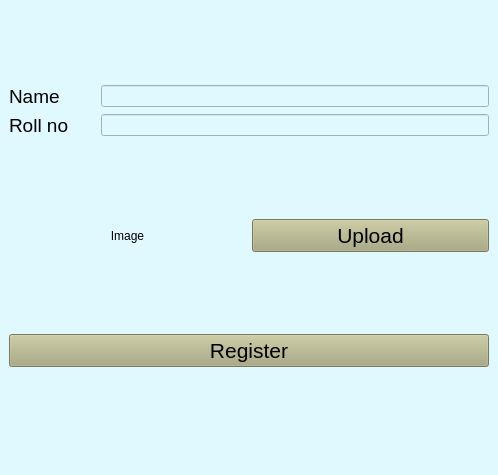
<?xml version="1.0" encoding="UTF-8"?>
<ui version="4.0">
 <class>Registerform</class>
 <widget class="QMainWindow" name="Registerform">
  <property name="geometry">
   <rect>
    <x>0</x>
    <y>0</y>
    <width>498</width>
    <height>475</height>
   </rect>
  </property>
  <property name="windowTitle">
   <string>MainWindow</string>
  </property>
  <property name="styleSheet">
   <string notr="true">
background-color: rgb(224, 249, 255);</string>
  </property>
  <widget class="QWidget" name="centralwidget">
   <layout class="QGridLayout" name="gridLayout_2">
    <item row="6" column="1">
     <layout class="QHBoxLayout" name="horizontalLayout">
      <item>
       <widget class="QLabel" name="label_img">
        <property name="text">
         <string>Image</string>
        </property>
        <property name="alignment">
         <set>Qt::AlignCenter</set>
        </property>
       </widget>
      </item>
      <item>
       <widget class="QPushButton" name="btn_upload">
        <property name="font">
         <font>
          <pointsize>16</pointsize>
         </font>
        </property>
        <property name="styleSheet">
         <string notr="true">background-color: rgb(170, 170, 127);</string>
        </property>
        <property name="text">
         <string>Upload</string>
        </property>
       </widget>
      </item>
     </layout>
    </item>
    <item row="1" column="1">
     <layout class="QGridLayout" name="gridLayout">
      <item row="0" column="2">
       <widget class="QLineEdit" name="lineEdit_name"/>
      </item>
      <item row="1" column="2">
       <widget class="QLineEdit" name="lineEdit_rollNo"/>
      </item>
      <item row="1" column="1">
       <widget class="QLabel" name="label_rollNo">
        <property name="font">
         <font>
          <pointsize>14</pointsize>
         </font>
        </property>
        <property name="text">
         <string>Roll no     </string>
        </property>
       </widget>
      </item>
      <item row="0" column="1">
       <widget class="QLabel" name="label_name">
        <property name="font">
         <font>
          <pointsize>14</pointsize>
         </font>
        </property>
        <property name="text">
         <string>Name      </string>
        </property>
       </widget>
      </item>
     </layout>
    </item>
    <item row="7" column="1">
     <widget class="QPushButton" name="btn_register">
      <property name="font">
       <font>
        <pointsize>16</pointsize>
       </font>
      </property>
      <property name="styleSheet">
       <string notr="true">background-color: rgb(170, 170, 127);</string>
      </property>
      <property name="text">
       <string>Register</string>
      </property>
     </widget>
    </item>
   </layout>
  </widget>
  <widget class="QStatusBar" name="statusbar"/>
 </widget>
 <resources/>
 <connections/>
</ui>
